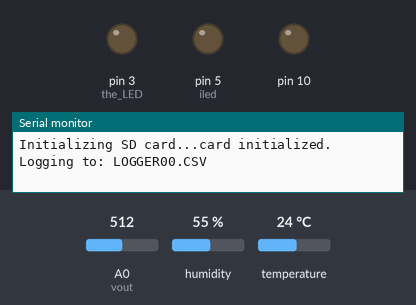
Recording of a sketch running on a simulated Arduino Uno, built with avr-gcc and run on an emulated ATmega328P. Parts: output pins drawn as LEDs (lit = HIGH), the last lines printed to the serial monitor. The test bench sets the inputs (shaded band); at power-on: A0 (vout) = 512, humidity 55 %, temperature 24 °C. The local clock reads 2024-03-15 10:24:30 at power-on unless the sketch sets it; storage starts empty.

Above: at 0.1 s.
At 2.1 s:
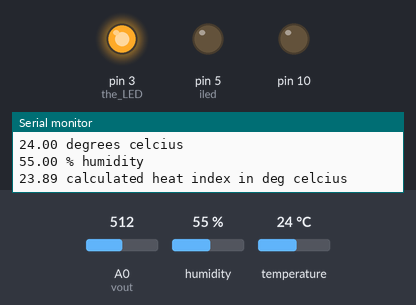
Timing chart, 0 to 130.0 s (numbered marks = the images above):
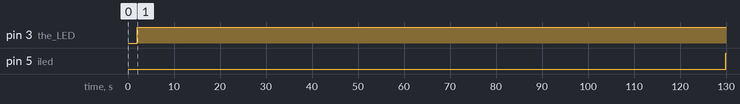

The sketch:

Air_Pollution_Sensor.ino
```cpp
#include <DHT.h> //sensor lib
#include <Wire.h> //lib to communocate with I2C/TWI devices
#include <SD.h> //logging lib
#include <RTClib.h> //clock lib
#include <SdFat.h> //lib needed to create a CSV file with a correct time/date

RTC_PCF8523 rtc; // define the Real Time Clock object

//char daysOfTheWeek[7][12] = {"Sunday", "Monday", "Tuesday", "Wednesday", "Thursday", "Friday", "Saturday"};

#define LOG_INTERVAL  2000 // mills between entries
#define SYNC_INTERVAL 2000 // mills between calls to flush() - to write data to the card
uint32_t syncTime = 0; // time of last sync()
#define DHTPIN 7     // what digital pin we're connected to
#define DHTTYPE DHT22   // DHT 22  (AM2302), AM2321
#define        COV_RATIO                       0.2            //ug/mmm / mv
#define        NO_DUST_VOLTAGE                 400            //mv
#define        SYS_VOLTAGE                     5000

DHT dht(DHTPIN, DHTTYPE); //initialize DHT sensor

const int chipSelect = 10; //data logging shield digital pin (also uses 11, 12, and 13)
const int iled = 5;                                            //drive the led of dust sensor
const int vout = 0;                                            //analog input of dust sensor

float density, voltage;
int   adcvalue;


//Filter function for the dust sensor :

int Filter(int m)
{
  static int flag_first = 0, _buff[5], sum;
  const int _buff_max = 5;
  int i;

  if(flag_first == 0)
  {
    flag_first = 1;

    for(i = 0, sum = 0; i < _buff_max; i++)
    {
      _buff[i] = m;
      sum += _buff[i];
    }
    return m;
  }
  else
  {
    sum -= _buff[0];
    for(i = 0; i < (_buff_max - 1); i++)
    {
      _buff[i] = _buff[i + 1];
    }
    _buff[4] = m;
    sum += _buff[4];

    i = sum / 5.0;
    return i;
  }
}

File logfile; //the logging file

void error(char *str) //error function if problem with SD card
{
  Serial.print("error: ");
  Serial.println(str);

  while (1);
}

void dateTime(uint16_t* date, uint16_t* time) { //function to create an accurately timed/dated file
  DateTime now = rtc.now();

  // return date using FAT_DATE macro to format fields
  *date = FAT_DATE(now.year(), now.month(), now.day());

  // return time using FAT_TIME macro to format fields
  *time = FAT_TIME(now.hour(), now.minute(), now.second());
}

void setup()
{
  pinMode(iled, OUTPUT);
  digitalWrite(iled, LOW);                                     //iled default closed
  Serial.begin(9600);
  pinMode(3, OUTPUT); //the LED

  Serial.print("Initializing SD card...");
  pinMode(10, OUTPUT);

  if (!SD.begin(chipSelect)) {
    Serial.println("Card failed, or not present");
    return;
  }
  Serial.println("card initialized.");

  char filename[] = "LOGGER00.CSV"; //creates a file
  for (uint8_t i = 0; i < 100; i++) {
    filename[6] = i / 10 + '0';
    filename[7] = i % 10 + '0';
    if (! SD.exists(filename)) {
      SdFile::dateTimeCallback(dateTime);  //properly time/date the new file
      logfile = SD.open(filename, FILE_WRITE);
      break;  // leave the loop!
    }
  }

  if (! logfile) {
    char moo1 [] = "Card failed, or not present" ;
    error(moo1);
  }

  Serial.print("Logging to: ");
  Serial.println(filename);


  dht.begin(); //initiate the sensor
  while (!Serial) {
    delay(1);  // for Leonardo/Micro/Zero
  }

  Wire.begin(); //initiate communication with the clock
  if (! rtc.begin()) {
    Serial.println("RTC failed");
  }

  DateTime now = rtc.now();  //measure the time and date

  logfile.println("Date Time,Temperature (C),Humidity (%),Heat Index (C),Dust Density (µg/m3)"); //print the following in the new file. once.

}

void loop() {

  delay((LOG_INTERVAL - 1) - (millis() % LOG_INTERVAL));

  /*
  get adcvalue
  */
  digitalWrite(iled, HIGH);
  delayMicroseconds(280);
  adcvalue = analogRead(vout);
  digitalWrite(iled, LOW);

  adcvalue = Filter(adcvalue); //FOR THE FILTER FUNCTION

  /*
  covert voltage (mv)
  */
  voltage = (SYS_VOLTAGE / 1024.0) * adcvalue * 11;

  /*
  voltage to density
  */
  if(voltage >= NO_DUST_VOLTAGE)
  {
    voltage -= NO_DUST_VOLTAGE;

    density = voltage * COV_RATIO;
  }
  else
    density = 0;

  float h = dht.readHumidity();
  float t = dht.readTemperature();
  float f = dht.readTemperature(true);

  if (isnan(h) || isnan(t) || isnan(f)) {
    Serial.println("Failed to read from DHT sensor!");

    return;
  }

  DateTime now = rtc.now();  //measure the time

  logfile.print(now.year(), DEC);  //print the following in the new file. once.
  logfile.print('-');
  logfile.print(now.month(), DEC);
  logfile.print('-');
  logfile.print(now.day(), DEC);
  logfile.print(" ");
  logfile.print(now.hour(), DEC);
  logfile.print(':');
  logfile.print(now.minute(), DEC);
  logfile.print(':');
  logfile.print(now.second(), DEC);

  float hif = dht.computeHeatIndex(f, h);
  float hic = dht.computeHeatIndex(t, h, false);

//DONT FORGET THE COMAS TO CHANGE CELLS IN THE CSV FILE
  logfile.print(", ");
  logfile.print(t);
  logfile.print(", ");
  logfile.print(h);
  logfile.print(", ");
  logfile.print(hic);
  logfile.print(", ");
  logfile.print(density);
  logfile.println();

  if ((millis() - syncTime) < SYNC_INTERVAL) return; //NOT SURE WHAT THIS DOES
  syncTime = millis();

  logfile.flush();  //Actually writes in the file

//if air quality is bad turn on LED if quality OK stays off
  if (density > 45) {
    digitalWrite(3, HIGH);
  } else {
    digitalWrite(3, LOW);
  }

  Serial.print(now.year(), DEC);
  Serial.print('/');
  Serial.print(now.month(), DEC);
  Serial.print('/');
  Serial.print(now.day(), DEC);
  Serial.print(" - ");
//  Serial.print(daysOfTheWeek[now.dayOfTheWeek()]);
  Serial.print(" ");
  Serial.print(now.hour(), DEC);
  Serial.print(':');
  Serial.print(now.minute(), DEC);
  Serial.print(':');
  Serial.println(now.second(), DEC);
  Serial.print(t);
  Serial.println(" degrees celcius");
  Serial.print(h);
  Serial.println(" % humidity");
  Serial.print(hic);
  Serial.println(" calculated heat index in deg celcius");
  Serial.print(density);
  Serial.print(" µg/m3 ");
  Serial.println("dust concentration");
  Serial.print("Data written in file...");
  Serial.println();

}
```

Measured:
- by itself, pin 3 (the_LED): LOW → HIGH at 2.0 s
- by itself, pin 5 (iled): LOW → HIGH at 130 s
